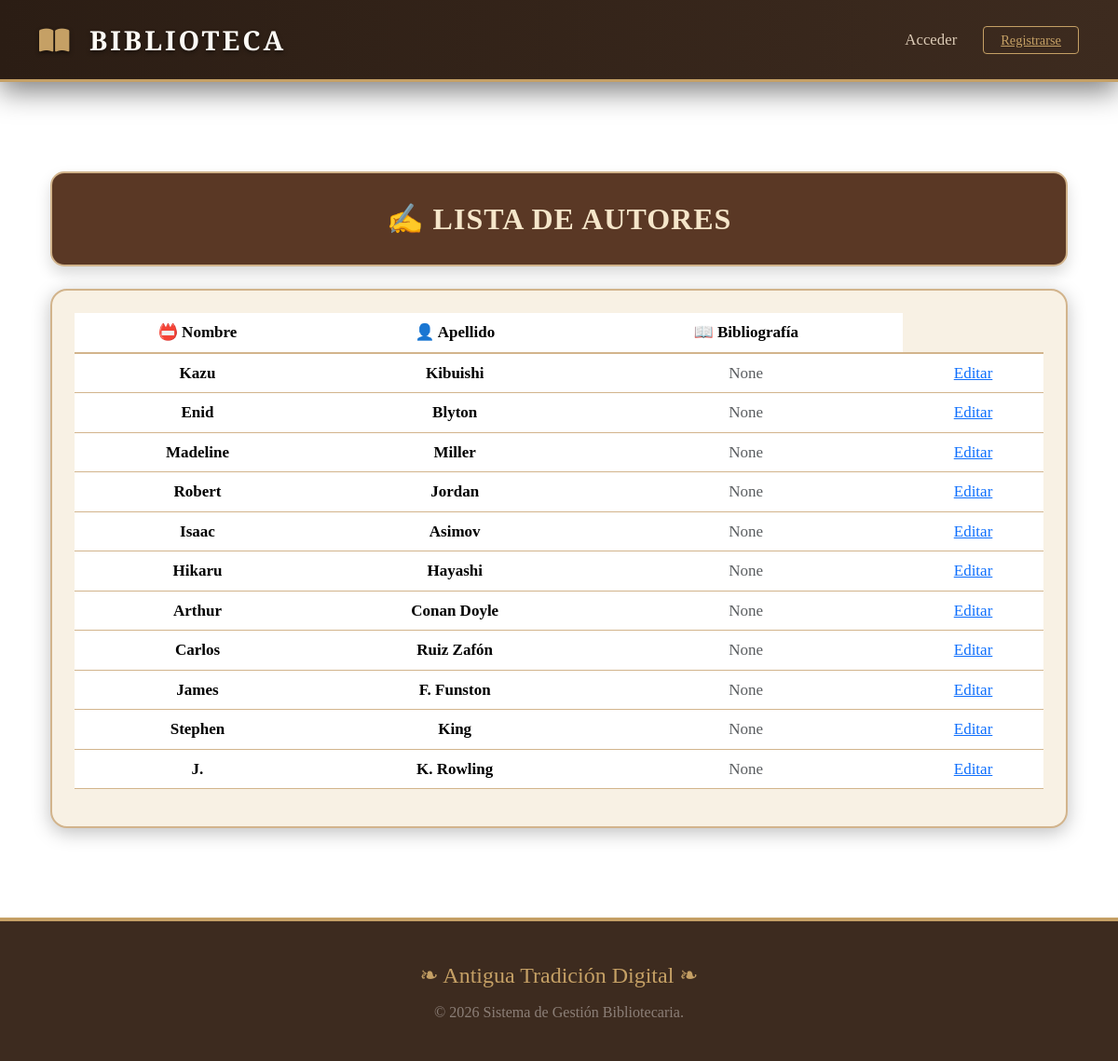
The app's page /autores/, older data.
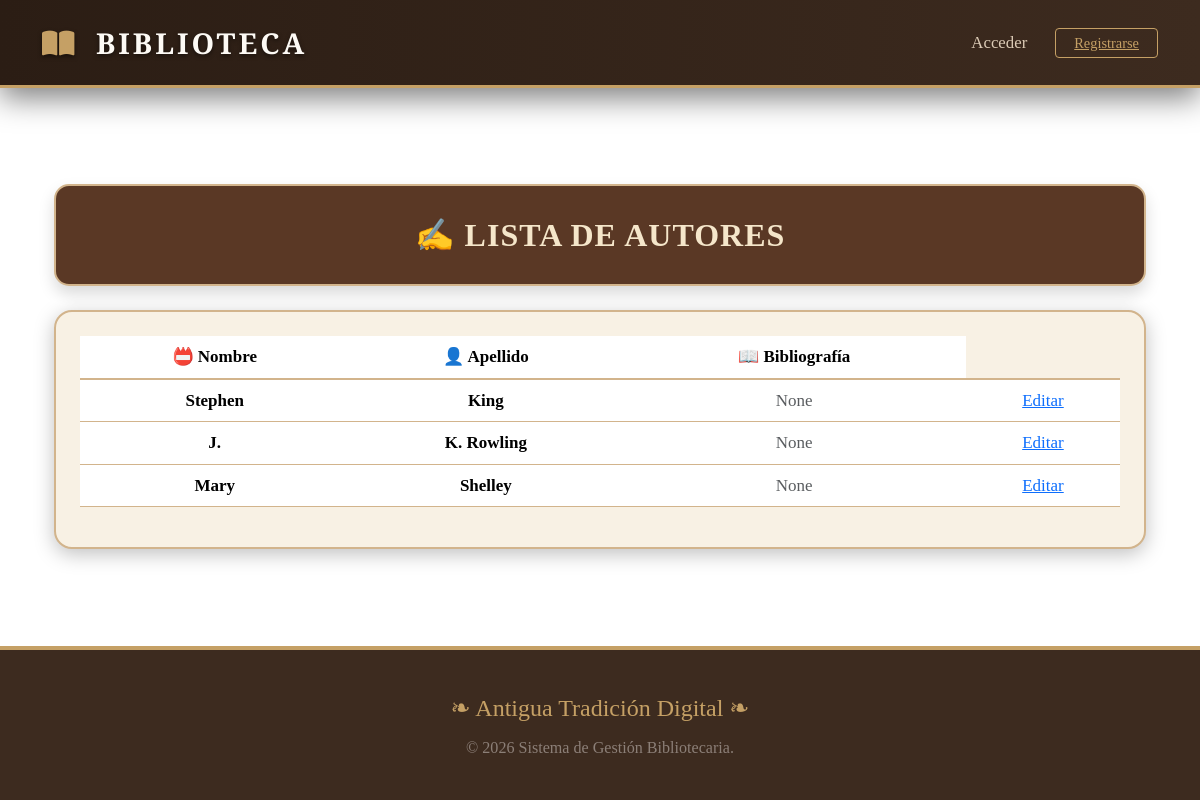
The same page, newer data.
### Gestion/models.py (models this page shows, shortened)
class Autor(models.Model):
    nombre = models.CharField(max_length=50)
    apellido = models.CharField(max_length=50)
    bibliografia = models.CharField(max_length=200, blank=True, null=True)

### Gestion/views.py (the view)
# urls.py: path('autores/', lista_autores, name='lista_autores'),
def lista_autores(request):
    autores = Autor.objects.all()
    return render(request, 'Gestion/templates/autores.html', {'autores': autores})

### Gestion/templates/autores.html (shortened to what this page needs)
{% extends 'index.html' %}
{% block contenido %}
<div class="container py-5">
    <div class="text-center mb-4">
        <div class="titulo-autores shadow">
            ✍️ LISTA DE AUTORES
        </div>
    </div>
    <div class="card card-autores">
        <div class="card-body p-4">
            {% if autores %}
            <div class="table-responsive">
                <table class="table tabla-autores table-hover align-middle text-center">
                    <thead>
                        <tr>
                            <th>📛 Nombre</th>
                            <th>👤 Apellido</th>
                            <th>📖 Bibliografía</th>
                        </tr>
                    </thead>
                    <tbody>
                        {% for autor in autores %}
                        <tr>
                            <td class="fw-bold">{{ autor.nombre }}</td>
                            <td class="fw-bold">{{ autor.apellido }}</td>
                            <td class="text-muted">{{ autor.bibliografia|truncatewords:20 }}</td>
                            <td>
                                <a href="{% url 'editar_autor' autor.id %}" >Editar</a>
                            </td>
                        </tr>
                        {% endfor %}
                    </tbody>
                </table>
            </div>
            {% else %}
            <p class="text-center text-muted">No hay autores registrados aún.</p>
            {% endif %}
        </div>
    </div>
</div>
{% endblock %}

### Gestion/templates/index.html (shortened to what this page needs)
<!DOCTYPE html>
<html lang="es">
<head>
    <link href="https://cdn.jsdelivr.net/npm/bootstrap@5.3.2/dist/css/bootstrap.min.css" rel="stylesheet">
    <link rel="stylesheet" href="https://cdnjs.cloudflare.com/ajax/libs/animate.css/4.1.1/animate.min.css"/>
    <link rel="stylesheet" href="https://cdnjs.cloudflare.com/ajax/libs/font-awesome/6.4.2/css/all.min.css">
</head>
<body>
<nav class="navbar navbar-expand-lg navbar-custom sticky-top animate__animated animate__fadeInDown">
    <div class="container">
        <a class="navbar-brand" href="{% url 'index' %}">
            <i class="fas fa-book-open me-2" style="color: var(--gold-accent);"></i> BIBLIOTECA
        </a>
        <div class="collapse navbar-collapse" id="navbarNav">
            <ul class="navbar-nav ms-auto align-items-center">
                {% if user.is_authenticated %}
                    <li class="nav-item">
                        <a class="nav-link" href="{% url 'index' %}">Inicio</a>
                    </li>
                    <li class="nav-item">
                        <a class="nav-link" href="{% url 'libro_list' %}">Catálogo</a>
                    </li>
                    <li class="nav-item ms-lg-4">
                        <form method="POST" action="{% url 'logout' %}" class="d-inline">
                            {% csrf_token %}
                            <button type="submit" class="btn-logout-nav">
                                <i class="fas fa-sign-out-alt me-1"></i> Cerrar Sesión
                            </button>
                        </form>
                    </li>
                {% else %}
                    <li class="nav-item">
                        <a class="nav-link" href="{% url 'login' %}">Acceder</a>
                    </li>
                    <li class="nav-item ms-2">
                        <a class="btn-logout-nav" href="{% url 'registro' %}">Registrarse</a>
                    </li>
                {% endif %}
            </ul>
        </div>
    </div>
</nav>
<main class="container py-5">
    <div class="animate__animated animate__fadeIn" style="animation-delay: 0.2s;">
        {% block contenido %}
        {% endblock %}
    </div>
</main>
<footer>
    <div class="container">
        <div class="footer-logo">❧ Antigua Tradición Digital ❧</div>
        <p class="small opacity-75 mb-0">&copy; 2026 Sistema de Gestión Bibliotecaria.</p>
    </div>
</footer>
</body>
</html>

### Gestion/templates/index.html (style rules this page uses)
:root { --wood-dark: #3d2b1f; --wood-light: #5c422e; --gold-accent: #c5a065; --paper-bg: #f4eee0; --text-main: #2c1e16; }
body { background-color: var(--paper-bg); background-image: url("https://www.transparenttextures.com/patterns/natural-paper.png"); background-attachment: fixed; color: var(--text-main); font-family: 'EB Garamond', serif; font-size: 1.15rem; display: flex; flex-direction: column; min-height: 100vh; }
.navbar-custom { background: linear-gradient(to right, #2b1d14, #3d2b1f); border-bottom: 3px solid var(--gold-accent); box-shadow: 0 10px 30px rgba(0,0,0,0.5); padding: 1rem 0; position: relative; z-index: 1000; }
.navbar-brand { font-family: 'Playfair Display', serif; font-size: 1.8rem; font-weight: 700; color: #fdfaf5 !important; text-transform: uppercase; letter-spacing: 3px; text-shadow: 0 2px 4px rgba(0,0,0,0.5); }
.nav-link { color: #dccbb6 !important; margin: 0 12px; font-weight: 500; font-size: 1.05rem; position: relative; transition: color 0.3s ease; }
.nav-link::after { content: ''; position: absolute; width: 0; height: 2px; bottom: 0; left: 50%; background-color: var(--gold-accent); transition: all 0.3s ease; transform: translateX(-50%); }
.btn-logout-nav { border: 1px solid var(--gold-accent); color: var(--gold-accent); padding: 6px 18px; border-radius: 4px; font-size: 0.9rem; background: transparent; transition: all 0.3s; }
footer { margin-top: auto; background: var(--wood-dark); color: #a69b95; padding: 40px 0; border-top: 4px solid var(--gold-accent); text-align: center; position: relative; }
.footer-logo { font-family: 'Playfair Display', serif; font-size: 1.5rem; color: var(--gold-accent); margin-bottom: 10px; }
main { flex: 1; position: relative; }

### Gestion/templates/autores.html (style rules this page uses)
body { background: url('https://i.imgur.com/0mKXcgU.jpg') no-repeat center center fixed; background-size: cover; }
.titulo-autores { background: #5a3825; color: #f5e6ca; padding: 25px; border-radius: 15px; font-size: 32px; font-weight: 800; box-shadow: 0 6px 25px rgba(0,0,0,0.4); font-family: "Georgia", serif; border: 2px solid #d2b48c; letter-spacing: 1px; text-transform: uppercase; }
.card-autores { background: #f8f1e4; border-radius: 18px; border: 2px solid #d2b48c; box-shadow: 0 5px 20px rgba(0,0,0,0.25); font-family: "Georgia", serif; }
.tabla-autores thead { background: #5a3825; color: #f5e6ca; border-bottom: 2px solid #d2b48c; }
.tabla-autores tbody tr { border-bottom: 1px solid #d2b48c; }
.tabla-autores td, .tabla-autores th { font-size: 17px; font-family: "Georgia", serif; }
.fw-bold { color: #f5f1e6; }

Row changes from the older to the newer data that the page shows:
removed Autor: nombre "Kazu", apellido "Kibuishi", bibliografia "None"
removed Autor: nombre "Enid", apellido "Blyton", bibliografia "None"
removed Autor: nombre "Madeline", apellido "Miller", bibliografia "None"
removed Autor: nombre "Robert", apellido "Jordan", bibliografia "None"
removed Autor: nombre "Isaac", apellido "Asimov", bibliografia "None"
removed Autor: nombre "Hikaru", apellido "Hayashi", bibliografia "None"
removed Autor: nombre "Arthur", apellido "Conan Doyle", bibliografia "None"
removed Autor: nombre "Carlos", apellido "Ruiz Zafón", bibliografia "None"
removed Autor: nombre "James", apellido "F. Funston", bibliografia "None"
added Autor: nombre "Mary", apellido "Shelley", bibliografia "None"
